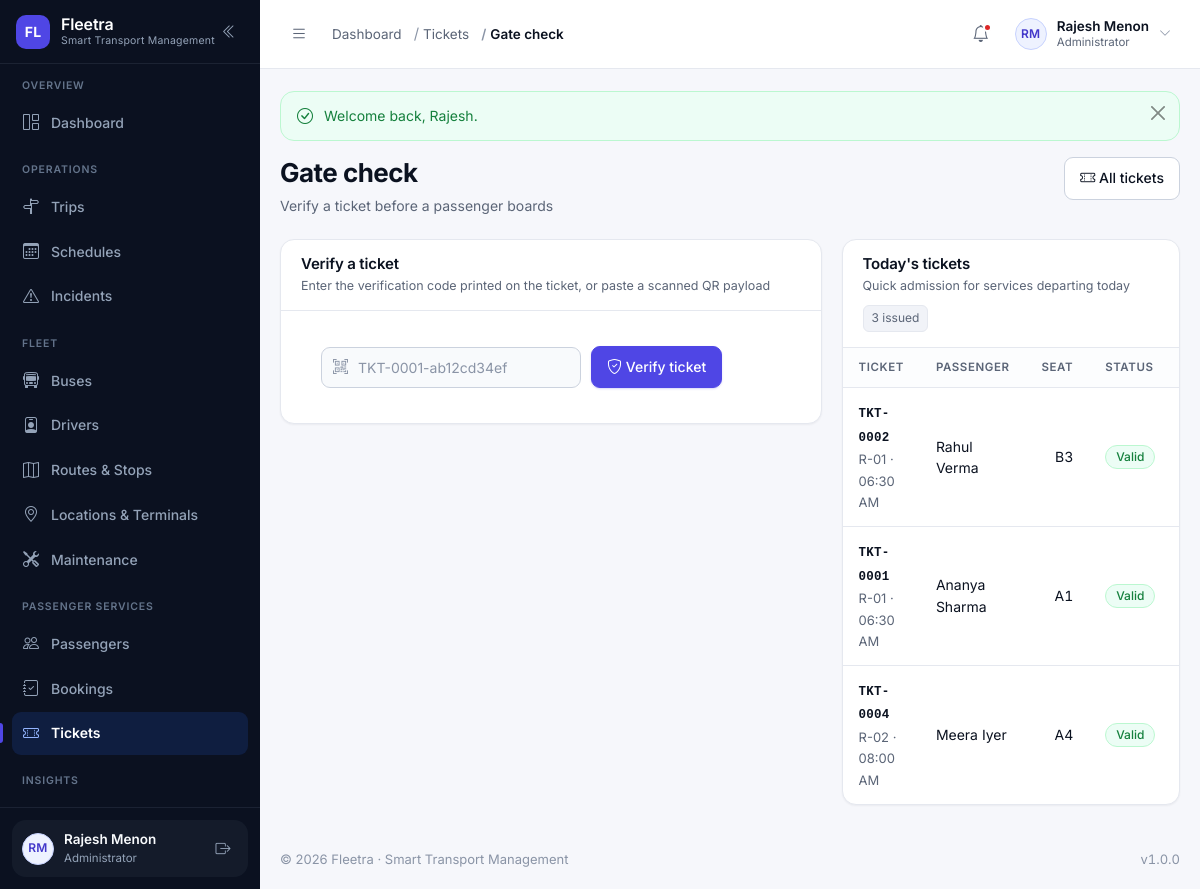
The page /modules/tickets/validate.php (signed in) on the database its author committed.
### tables this page shows
CREATE TABLE users (
    id            INT UNSIGNED NOT NULL AUTO_INCREMENT,
    name          VARCHAR(120)  NOT NULL,
    email         VARCHAR(160)  NOT NULL,
    phone         VARCHAR(20)   DEFAULT NULL,
    password      VARCHAR(255)  NOT NULL COMMENT 'password_hash() output — never plain text',
    role          VARCHAR(30)   NOT NULL DEFAULT 'passenger'
                  COMMENT 'admin | manager | dispatcher | driver | passenger (VARCHAR so new roles need no migration)',
    profile_image VARCHAR(255)  DEFAULT NULL,
    status        ENUM('active','inactive','suspended','deleted') NOT NULL DEFAULT 'active',
    last_login    DATETIME      DEFAULT NULL,
    created_at    DATETIME      NOT NULL DEFAULT CURRENT_TIMESTAMP,
    updated_at    DATETIME      NOT NULL DEFAULT CURRENT_TIMESTAMP ON UPDATE CURRENT_TIMESTAMP,
    PRIMARY KEY (id),
    UNIQUE KEY uq_users_email (email),
    KEY idx_users_role (role),
    KEY idx_users_status (status)
);

CREATE TABLE tickets (
    id            INT UNSIGNED NOT NULL AUTO_INCREMENT,
    ticket_number VARCHAR(24) NOT NULL,
    booking_id    INT UNSIGNED NOT NULL,
    qr_code       VARCHAR(255) DEFAULT NULL COMMENT 'Signed verification payload rendered as a QR image',
    issued_at     DATETIME NOT NULL DEFAULT CURRENT_TIMESTAMP,
    status        ENUM('valid','used','cancelled','expired') NOT NULL DEFAULT 'valid',
    PRIMARY KEY (id),
    UNIQUE KEY uq_tickets_number (ticket_number),
    UNIQUE KEY uq_tickets_booking (booking_id),
    KEY idx_tickets_status (status),
    CONSTRAINT fk_tickets_booking FOREIGN KEY (booking_id) REFERENCES bookings (id) ON DELETE CASCADE
);

CREATE TABLE routes (
    id                 INT UNSIGNED NOT NULL AUTO_INCREMENT,
    route_code         VARCHAR(20)  NOT NULL,
    route_name         VARCHAR(140) NOT NULL,
    source             VARCHAR(120) NOT NULL,
    destination        VARCHAR(120) NOT NULL,
    distance           DECIMAL(7,2) NOT NULL DEFAULT 0.00 COMMENT 'Kilometres',
    estimated_duration SMALLINT UNSIGNED NOT NULL DEFAULT 0 COMMENT 'Minutes',
    base_fare          DECIMAL(8,2) NOT NULL DEFAULT 0.00,
    status             ENUM('active','inactive') NOT NULL DEFAULT 'active',
    created_at         DATETIME     NOT NULL DEFAULT CURRENT_TIMESTAMP,
    updated_at         DATETIME     NOT NULL DEFAULT CURRENT_TIMESTAMP ON UPDATE CURRENT_TIMESTAMP,
    PRIMARY KEY (id),
    UNIQUE KEY uq_routes_code (route_code),
    KEY idx_routes_status (status),
    KEY idx_routes_source_destination (source, destination)
);

CREATE TABLE schedules (
    id             INT UNSIGNED NOT NULL AUTO_INCREMENT,
    route_id       INT UNSIGNED NOT NULL,
    bus_id         INT UNSIGNED NOT NULL,
    driver_id      INT UNSIGNED NOT NULL,
    schedule_date  DATE NOT NULL,
    departure_time TIME NOT NULL,
    arrival_time   TIME NOT NULL,
    status         ENUM('scheduled','running','completed','cancelled') NOT NULL DEFAULT 'scheduled',
    created_at     DATETIME NOT NULL DEFAULT CURRENT_TIMESTAMP,
    updated_at     DATETIME NOT NULL DEFAULT CURRENT_TIMESTAMP ON UPDATE CURRENT_TIMESTAMP,
    PRIMARY KEY (id),
     
    UNIQUE KEY uq_schedules_bus_slot (bus_id, schedule_date, departure_time),
    UNIQUE KEY uq_schedules_driver_slot (driver_id, schedule_date, departure_time),
    KEY idx_schedules_date (schedule_date),
    KEY idx_schedules_status (status),
    KEY idx_schedules_route_date (route_id, schedule_date),
    CONSTRAINT fk_schedules_route  FOREIGN KEY (route_id)  REFERENCES routes (id)  ON DELETE RESTRICT,
    CONSTRAINT fk_schedules_bus    FOREIGN KEY (bus_id)    REFERENCES buses (id)   ON DELETE RESTRICT,
    CONSTRAINT fk_schedules_driver FOREIGN KEY (driver_id) REFERENCES drivers (id) ON DELETE RESTRICT
);

CREATE TABLE bookings (
    id                 INT UNSIGNED NOT NULL AUTO_INCREMENT,
    booking_number     VARCHAR(24)  NOT NULL,
    user_id            INT UNSIGNED NOT NULL,
    schedule_id        INT UNSIGNED NOT NULL,
    boarding_stop_id   INT UNSIGNED DEFAULT NULL,
    destination_stop_id INT UNSIGNED DEFAULT NULL,
    seat_number        VARCHAR(6)   NOT NULL,
    fare               DECIMAL(8,2) NOT NULL DEFAULT 0.00,
    booking_status     ENUM('pending','confirmed','completed','cancelled','no_show') NOT NULL DEFAULT 'pending',
    payment_status     ENUM('unpaid','pending','paid','refunded','failed') NOT NULL DEFAULT 'unpaid',
    booking_date       DATE NOT NULL,
    created_at         DATETIME NOT NULL DEFAULT CURRENT_TIMESTAMP,
    updated_at         DATETIME NOT NULL DEFAULT CURRENT_TIMESTAMP ON UPDATE CURRENT_TIMESTAMP,
     
     
     
    seat_lock VARCHAR(40) GENERATED ALWAYS AS (
        CASE
            WHEN booking_status IN ('pending','confirmed','completed')
            THEN CONCAT(schedule_id, ':', seat_number)
            ELSE NULL
        END
    ) STORED,
    PRIMARY KEY (id),
    UNIQUE KEY uq_bookings_number (booking_number),
    UNIQUE KEY uq_bookings_active_seat (seat_lock),
    KEY idx_bookings_user (user_id),
    KEY idx_bookings_schedule (schedule_id),
    KEY idx_bookings_status (booking_status),
    KEY idx_bookings_payment (payment_status),
    KEY idx_bookings_date (booking_date),
    CONSTRAINT fk_bookings_user       FOREIGN KEY (user_id)             REFERENCES users (id)      ON DELETE RESTRICT,
    CONSTRAINT fk_bookings_schedule   FOREIGN KEY (schedule_id)         REFERENCES schedules (id)  ON DELETE RESTRICT,
    CONSTRAINT fk_bookings_boarding   FOREIGN KEY (boarding_stop_id)    REFERENCES stops (id)      ON DELETE SET NULL,
    CONSTRAINT fk_bookings_destination FOREIGN KEY (destination_stop_id) REFERENCES stops (id)     ON DELETE SET NULL
);

### modules/tickets/validate.php (the view, shortened to what the rows shown need)
<?php
require_once __DIR__ . '/../../includes/permissions.php';
require_permission('tickets.manage');
$todayTickets = db_all(
    'SELECT t.id, t.ticket_number, t.status, b.booking_number, b.seat_number,
            u.name AS passenger_name, s.departure_time,
            r.route_code, r.source, r.destination
       FROM tickets t
       JOIN bookings b  ON b.id = t.booking_id
       JOIN schedules s ON s.id = b.schedule_id
       JOIN routes r    ON r.id = s.route_id
       JOIN users u     ON u.id = b.user_id
      WHERE s.schedule_date = CURDATE()
      ORDER BY FIELD(t.status, "valid", "used", "cancelled", "expired"), s.departure_time'
);
require __DIR__ . '/../../includes/header.php';
?>
<?= render_page_header(
    'Gate check',
    'Verify a ticket before a passenger boards',
    '<a class="btn btn-outline-secondary" href="' . e(url('modules/tickets/index.php')) . '">
        <i class="bi bi-ticket-perforated" aria-hidden="true"></i> All tickets
     </a>'
) ?>
<div class="grid-main-side">
    <div>
        <div class="card-fl">
            <div class="card-fl__header">
                <div>
                    <h2 class="card-fl__title">Verify a ticket</h2>
                </div>
            </div>
        </div>
    </div>
    <div>
        <div class="card-fl">
            <div class="card-fl__header">
                <div>
                    <h2 class="card-fl__title">Today's tickets</h2>
                </div>
            </div>
            <?php if ($todayTickets === []): ?>
                <?= empty_state('No tickets for today', 'Tickets appear here as soon as passengers book seats on today\'s services.', 'bi-ticket-perforated') ?>
            <?php else: ?>
                <div class="table-wrap">
                    <table class="table-fl">
                        <thead>
                            <tr><th>Ticket</th><th>Passenger</th><th>Seat</th><th>Status</th><th class="cell-actions">Actions</th></tr>
                        </thead>
                        <tbody>
                            <?php foreach ($todayTickets as $row): ?>
                                <tr>
                                    <td>
                                        <span class="cell-strong cell-mono"><?= e($row['ticket_number']) ?></span><br>
                                        <span class="cell-muted"><?= e($row['route_code']) ?> · <?= e(format_time($row['departure_time'])) ?></span>
                                    </td>
                                    <td><?= e($row['passenger_name']) ?></td>
                                    <td class="cell-num"><?= e($row['seat_number']) ?></td>
                                    <td><?= status_badge($row['status']) ?></td>
                                    <td class="cell-actions">
                                    </td>
                                </tr>
                            <?php endforeach; ?>
                        </tbody>
                    </table>
                </div>
            <?php endif; ?>
        </div>
    </div>
</div>
<?php require __DIR__ . '/../../includes/footer.php'; ?>

### includes/sidebar.php (shortened to what the rows shown need)
<?php
$navUser        = current_user();
?>
<aside class="sidebar" id="appSidebar" aria-label="Main navigation">
    <div class="sidebar__footer">
        <div class="sidebar-user">
            <a class="sidebar-user__link" href="<?= e(url('profile.php')) ?>" title="Open my profile">
                <?= avatar_markup($navUser, 'sm') ?>
                <span class="sidebar-user__text">
                    <span class="sidebar-user__name"><?= e($navUser['name'] ?? 'Guest') ?></span>
                    <span class="sidebar-user__role"><?= e(role_label(current_role())) ?></span>
                </span>
            </a>
        </div>
    </div>
</aside>

### includes/functions.php (shortened to what the rows shown need)
<?php
require_once __DIR__ . '/../config/database.php';
function url(string $path = ''): string
{
    return BASE_URL . ltrim($path, '/');
}
function e(mixed $value): string
{
    return htmlspecialchars((string) ($value ?? ''), ENT_QUOTES | ENT_SUBSTITUTE, 'UTF-8');
}
function format_time(?string $time, string $format = 'h:i A'): string
{
    $timestamp = strtotime($time);
    return $timestamp ? date($format, $timestamp) : '—';
}
function initials(?string $name): string
{
    $name  = trim((string) $name);
    $parts    = preg_split('/\s+/', $name) ?: [];
    $initials = '';
    foreach ($parts as $part) {
        $initials .= strtoupper(substr($part, 0, 1));
        if (strlen($initials) === 2) {
            break;
        }
    }
    return $initials !== '' ? $initials : 'FL';
}
function labelize(?string $value): string
{
    return ucwords(str_replace(['_', '-'], ' ', (string) $value));
}
function status_variant(?string $status): string
{
    $key = strtolower(str_replace([' ', '-'], '_', (string) $status));
    $map = [
        'active'        => 'success',
        'available'     => 'success',
        'enabled'       => 'success',
        'inactive'      => 'muted',
        'disabled'      => 'muted',
        'retired'       => 'muted',
        'maintenance'   => 'warning',
        'in_service'    => 'warning',
        'scheduled'     => 'info',
        'upcoming'      => 'info',
        'due'           => 'warning',
        'overdue'       => 'danger',
        'in_progress'   => 'info',
        'routine'       => 'muted',
        'repair'        => 'warning',
        'boarding'      => 'info',
        'running'       => 'primary',
        'on_time'       => 'success',
        'delayed'       => 'warning',
        'completed'     => 'success',
        'cancelled'     => 'danger',
        'canceled'      => 'danger',
        'missed'        => 'danger',
        'diverted'      => 'warning',
        'valid'         => 'success',
        'trip'          => 'info',
        'delay'         => 'warning',
        'booking'       => 'primary',
        'emergency'     => 'danger',
        'system'        => 'muted',
        'confirmed'     => 'success',
        'pending'       => 'warning',
        'paid'          => 'success',
        'unpaid'        => 'warning',
        'partial'       => 'warning',
        'failed'        => 'danger',
        'refunded'      => 'muted',
        'expired'       => 'danger',
        'used'          => 'muted',
        'checked_in'    => 'info',
        'no_show'       => 'muted',
        'on_leave'      => 'warning',
        'suspended'     => 'danger',
        'terminated'    => 'danger',
        'resigned'      => 'muted',
        'low'           => 'info',
        'medium'        => 'warning',
        'high'          => 'danger',
        'critical'      => 'danger',
        'open'          => 'warning',
        'investigating' => 'warning',
        'resolved'      => 'success',
        'closed'        => 'muted',
    ];
    return $map[$key] ?? 'muted';
}
function status_badge(?string $status, ?string $label = null): string
{
    $status = (string) $status;
    return '<span class="badge-status badge-' . e(status_variant($status)) . '">'
        . e($label ?? labelize($status)) . '</span>';
}
function upload_url(?string $filename, string $folder): ?string
{
    if (empty($filename)) {
        return null;
    }
    return url('uploads/' . trim($folder, '/') . '/' . $filename);
}
function avatar_markup(?array $user, string $size = 'sm'): string
{
    $name = (string) ($user['name'] ?? '');
    $url  = upload_url($user['profile_image'] ?? null, 'profiles');
    return '<span class="avatar avatar--' . e($size) . '" aria-hidden="true">'
        . e(initials($name)) . '</span>';
}
function render_page_header(string $title, string $subtitle = '', string $actionsHtml = ''): string
{
    $html = '<div class="page-head"><div class="page-head__text">';
    $html .= '<h1 class="page-title">' . e($title) . '</h1>';
    if ($subtitle !== '') {
        $html .= '<p class="page-subtitle">' . e($subtitle) . '</p>';
    }
    $html .= '</div>';
    if ($actionsHtml !== '') {
        $html .= '<div class="page-head__actions">' . $actionsHtml . '</div>';
    }
    return $html . '</div>';
}

### includes/topbar.php (shortened to what the rows shown need)
<?php
$topbarUser     = current_user();
?>
<header class="topbar">
    <div class="topbar__right">
        <div class="dropdown">
            <button class="user-menu" type="button" data-bs-toggle="dropdown"
                    aria-expanded="false" aria-haspopup="true">
                <?= avatar_markup($topbarUser, 'sm') ?>
                <span class="user-menu__text">
                    <span class="user-menu__name"><?= e($topbarUser['name'] ?? 'Guest') ?></span>
                    <span class="user-menu__role"><?= e(role_label(current_role())) ?></span>
                </span>
                <i class="bi bi-chevron-down user-menu__caret" aria-hidden="true"></i>
            </button>
        </div>
    </div>
</header>

### rows shown on the page
users: name "RM RM", name "Rajesh Menon", role "Administrator"
tickets: ticket_number "TKT-0002", routes.route_code "R-01", schedules.departure_time "06:30 AM", users.name "Rahul Verma", booking.seat_number "B3", status "Valid"
tickets: ticket_number "TKT-0001", routes.route_code "R-01", schedules.departure_time "06:30 AM", users.name "Ananya Sharma", booking.seat_number "A1", status "Valid"
tickets: ticket_number "TKT-0004", routes.route_code "R-02", schedules.departure_time "08:00 AM", users.name "Meera Iyer", booking.seat_number "A4", status "Valid"

### other values the page prints
FLEETRA_NAME "Fleetra"
FLEETRA_TAGLINE "Smart Transport Management"
$group['section'] "OVERVIEW"
$label "Dashboard"
$group['section'] "OPERATIONS"
$label "Trips"
$label "Schedules"
$label "Incidents"
$group['section'] "FLEET"
$label "Buses"
$label "Drivers"
$label "Routes & Stops"
$label "Locations & Terminals"
$label "Maintenance"
$group['section'] "PASSENGER SERVICES"
